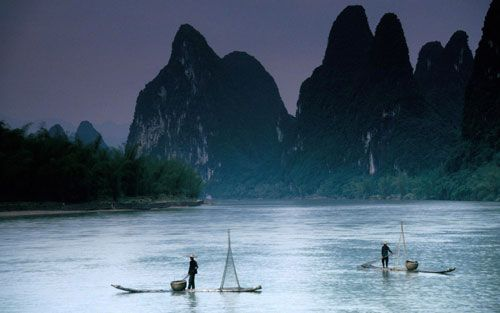
#> input picture experiment1/landscape.jpg, 500 x 313 px
$ python histogram_equalization.py
#> lines starting #> are read from the running program, lines starting #| are printed output that depends on the picture
### experiment1/noise.py
# -*- coding: utf-8 -*-

import numpy as np
import random
import cv2

# [28 lines left out: functions add_guassian_noise, add_sp_noise, add_impulse_noise, not called in this run]

def press_key_2_destory_all_windows():
    cv2.waitKey(0)
    cv2.destroyAllWindows()

# [25 lines that do not run on import are left out]


### experiment1/histogram_equalization.py
# -*- coding: utf-8 -*-

import numpy as np
import cv2
# 自写文件
import noise

def img_hist(img):
    res_img = img.copy()
    row, col = res_img.shape
    # 亮度在0-255
    h = [0] * 256
    hc = [0] * 256
    t = [0] * 256

    # 构建亮度直方图
    for i in range(row):
        for j in range(col):
            h[res_img[i][j]] += 1

    # 得到累计直方图
    hc[0] = h[0]
    for i in range(1, 256):
        hc[i] = hc[i-1] + h[i]

    # 打表
    for i in range(256):
        t[i] = round(255.0*hc[i] / (row*col))

    # 查表
    for i in range(row):
        for j in range(col):
            res_img[i][j] = t[res_img[i][j]]

    return res_img

if __name__ == "__main__":
    src_img = cv2.imread('landscape.jpg', 0)
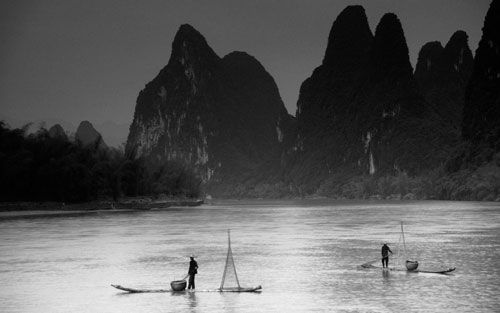
#> src_img: shape (313, 500); min 0, max 254, mean 90
    cv2.imshow('original image', src_img)

    hist_img = img_hist(src_img)
#> after the loop in img_hist, `for i in range(row):`:
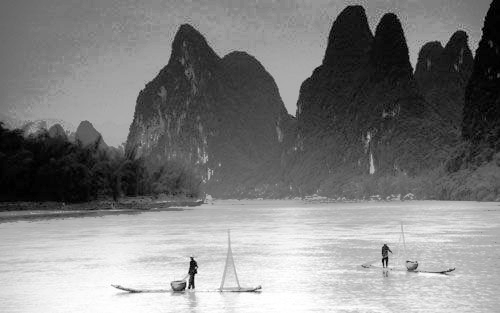
#> res_img: shape (313, 500); min 0, max 255, mean 128.4
    cv2.imshow('histogram equalization', hist_img)

    noise.press_key_2_destory_all_windows()
